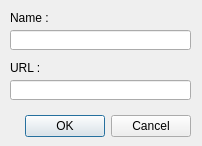
<?xml version="1.0" encoding="UTF-8"?>
<ui version="4.0">
 <class>AddDialog</class>
 <widget class="QDialog" name="AddDialog">
  <property name="geometry">
   <rect>
    <x>0</x>
    <y>0</y>
    <width>202</width>
    <height>146</height>
   </rect>
  </property>
  <property name="windowTitle">
   <string>Dialog</string>
  </property>
  <widget class="QDialogButtonBox" name="buttonBox">
   <property name="geometry">
    <rect>
     <x>10</x>
     <y>110</y>
     <width>181</width>
     <height>32</height>
    </rect>
   </property>
   <property name="orientation">
    <enum>Qt::Horizontal</enum>
   </property>
   <property name="standardButtons">
    <set>QDialogButtonBox::Cancel|QDialogButtonBox::Ok</set>
   </property>
  </widget>
  <widget class="QLineEdit" name="nameEdit">
   <property name="geometry">
    <rect>
     <x>10</x>
     <y>30</y>
     <width>181</width>
     <height>20</height>
    </rect>
   </property>
  </widget>
  <widget class="QLabel" name="label">
   <property name="geometry">
    <rect>
     <x>10</x>
     <y>10</y>
     <width>181</width>
     <height>16</height>
    </rect>
   </property>
   <property name="text">
    <string>Name :</string>
   </property>
  </widget>
  <widget class="QLabel" name="label_2">
   <property name="geometry">
    <rect>
     <x>10</x>
     <y>60</y>
     <width>181</width>
     <height>16</height>
    </rect>
   </property>
   <property name="text">
    <string>URL :</string>
   </property>
  </widget>
  <widget class="QLineEdit" name="urlEdit">
   <property name="geometry">
    <rect>
     <x>10</x>
     <y>80</y>
     <width>181</width>
     <height>20</height>
    </rect>
   </property>
  </widget>
 </widget>
 <resources/>
 <connections>
  <connection>
   <sender>buttonBox</sender>
   <signal>accepted()</signal>
   <receiver>AddDialog</receiver>
   <slot>accept()</slot>
   <hints>
    <hint type="sourcelabel">
     <x>248</x>
     <y>254</y>
    </hint>
    <hint type="destinationlabel">
     <x>157</x>
     <y>274</y>
    </hint>
   </hints>
  </connection>
  <connection>
   <sender>buttonBox</sender>
   <signal>rejected()</signal>
   <receiver>AddDialog</receiver>
   <slot>reject()</slot>
   <hints>
    <hint type="sourcelabel">
     <x>316</x>
     <y>260</y>
    </hint>
    <hint type="destinationlabel">
     <x>286</x>
     <y>274</y>
    </hint>
   </hints>
  </connection>
 </connections>
</ui>
